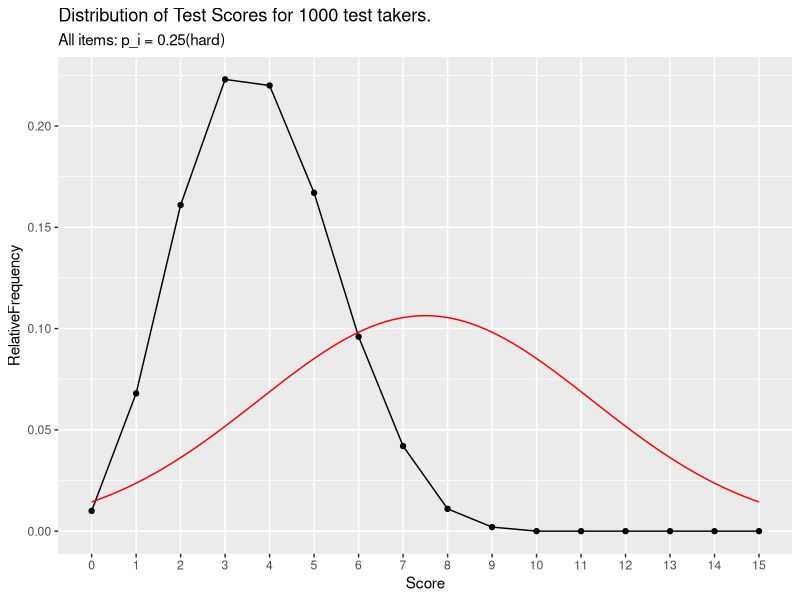
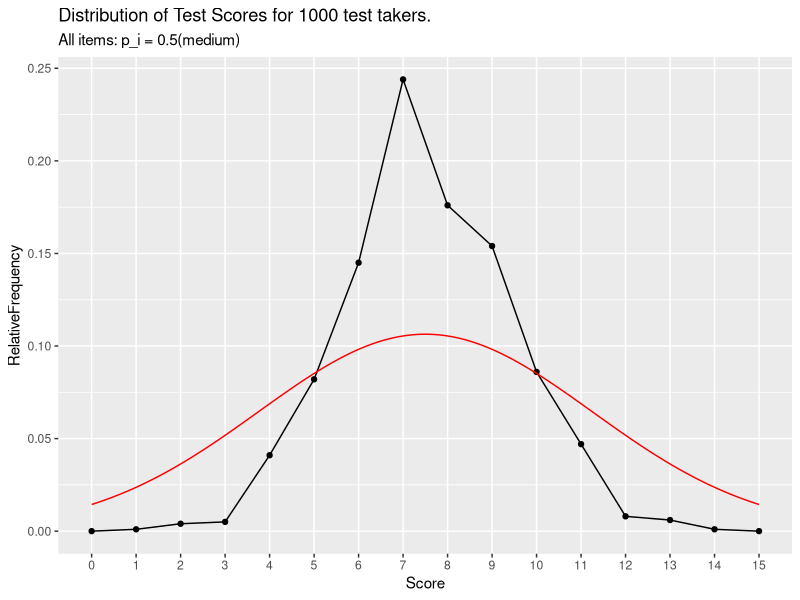
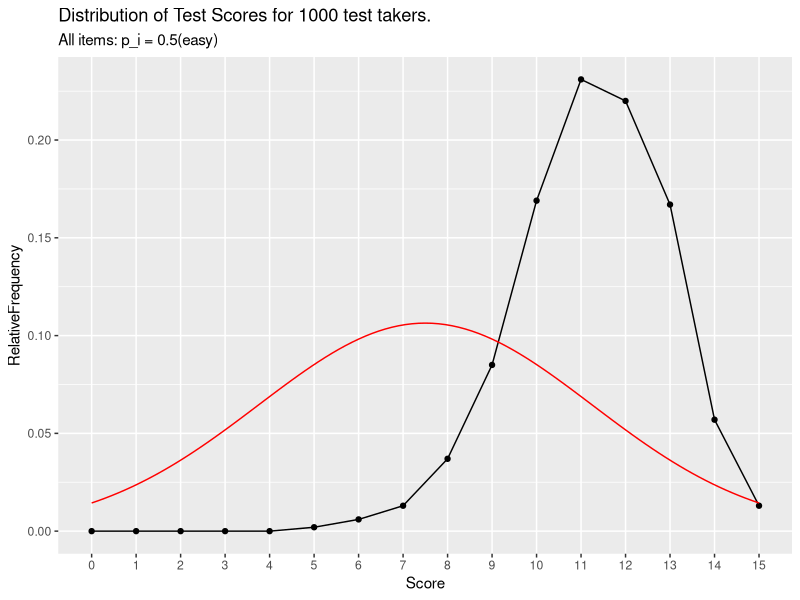
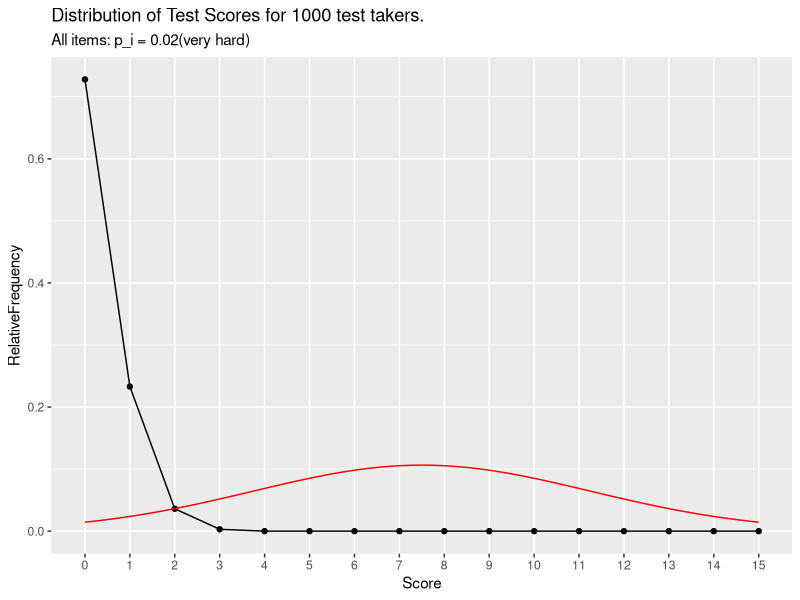
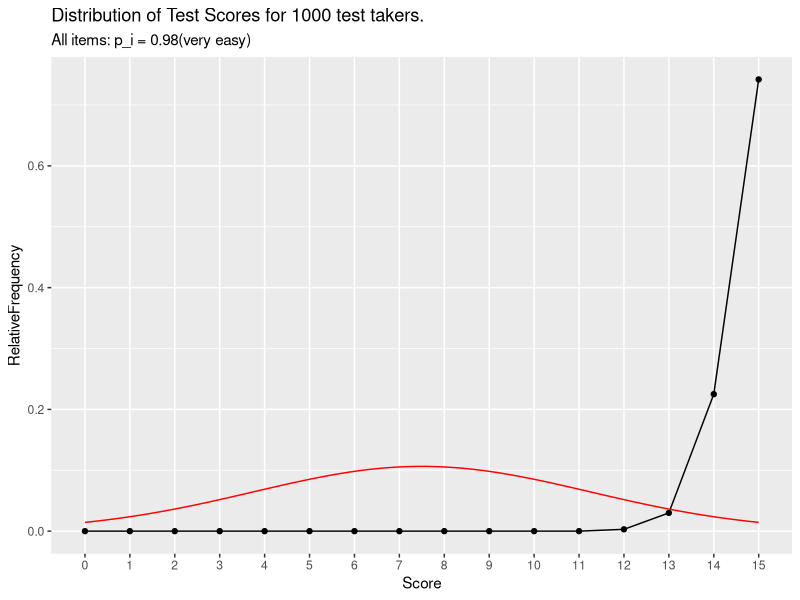
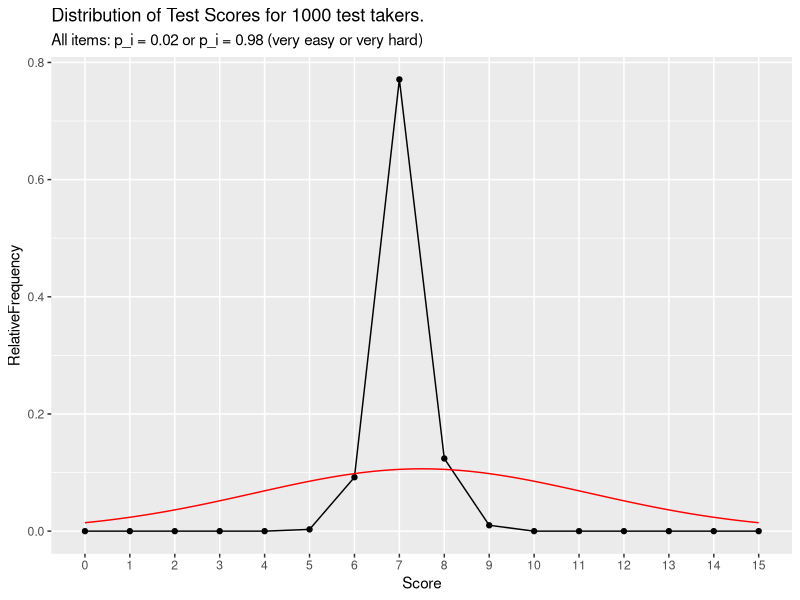
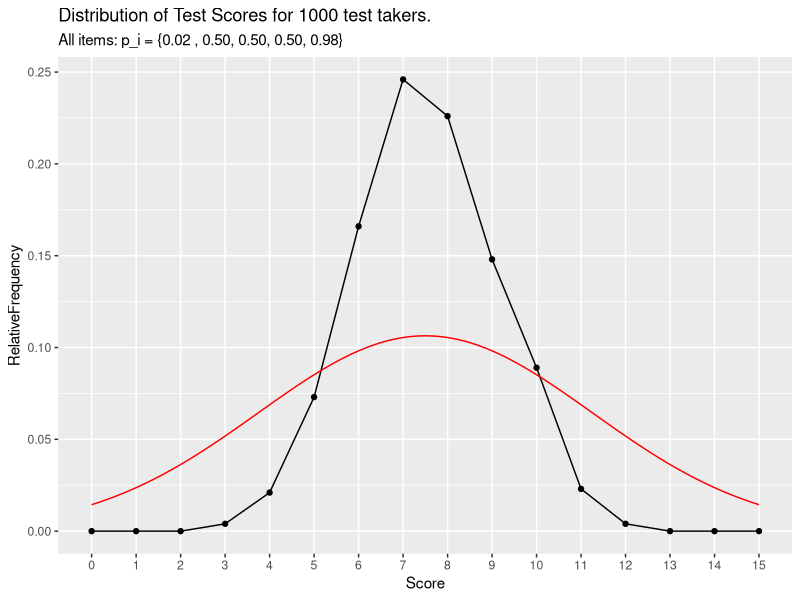

The R source for these figures, in order:
library(tidyverse)
library(ggplot2)

make_test_score_df <- function(item_n, person_n, prob = 0.5) {
  if (length(prob) == 1) {
    df <- sapply(seq_len(item_n), function(i) { rbinom(person_n, size = 1, prob = prob) })
  } else {
    # if prob for all items not specified, recycle to lenfth of item_n
    prob <- rep_len(prob, item_n)
    res <- lapply(seq_along(prob), function(i) {
      rbinom(person_n, size = 1, prob[i])
    })
    df <- matrix(unlist(res), ncol = item_n, nrow = person_n, byrow = F)
  }
  
  colnames(df) <- paste0(rep("Item ", item_n), seq_len(item_n))
  
  df <- df %>% as_tibble() %>% 
    mutate(Person =  paste0(rep("Person ", person_n), seq_len(person_n))) %>% 
    pivot_longer(cols = 1:15, names_to = "Item") 
  
  df
}
make_test_score_plot <- function(df, item_n, person_n, subtitle = "") {
  df_Score_by_Person <- df %>% 
    group_by(Person) %>% 
    summarise(
      Score = sum(value)
    )
  as_tibble(
  df_freq <- as.data.frame.table(
    table(Score = factor(df_Score_by_Person$Score, levels = seq(0, item_n, by = 1))), 
    responseName='Frequency'))
  df_freq %>% 
    mutate(RelativeFrequency = Frequency/person_n,
         Score = as.numeric(as.character(Score))) %>% 
  ggplot(aes(x = Score, y = RelativeFrequency)) +
  geom_point() + geom_line() +
  scale_x_continuous(name = "Score", 
                     breaks = seq(0, item_n, by = 1),
                     minor_breaks = seq(0, item_n, by = 1), 
                     limits = c(0, item_n)) + 
  stat_function(fun = dnorm, 
                args = list(mean = item_n * 0.5, sd = item_n * 0.5 * (1-0.5)), # expected normal distribution at p = 0.5
                col = "red") + 
  ggtitle(label = paste0("Distribution of Test Scores for ", person_n, " test takers."),
          subtitle = subtitle)
}
  
df_p25 <- make_test_score_df(item_n = 15, person_n = 1000, prob = 0.25)
make_test_score_plot(df_p25, item_n = 15, person_n = 1000, subtitle = paste0("All items: p_i = ", 0.25, "(hard)"))

df_p50 <- make_test_score_df(item_n = 15, person_n = 1000, prob = 0.50)
make_test_score_plot(df_p50, item_n = 15, person_n = 1000, subtitle = paste0("All items: p_i = ", 0.50, "(medium)"))

df_p75 <- make_test_score_df(item_n = 15, person_n = 1000, prob = 0.75)
make_test_score_plot(df_p75, item_n = 15, person_n = 1000, subtitle = paste0("All items: p_i = ", 0.50, "(easy)"))

df_p02 <- make_test_score_df(item_n = 15, person_n = 1000, prob = 0.02)
make_test_score_plot(df_p02, item_n = 15, person_n = 1000, subtitle = paste0("All items: p_i = ", 0.02, "(very hard)"))

df_p98 <- make_test_score_df(item_n = 15, person_n = 1000, prob = 0.98)
make_test_score_plot(df_p98, item_n = 15, person_n = 1000, subtitle = paste0("All items: p_i = ", 0.98, "(very easy)"))

# Leptokurtic distribution of test scores bc items are too hard or too easy
df_p02_p98 <- make_test_score_df(item_n = 15, person_n = 1000, prob = c(0.02, 0.98))
make_test_score_plot(df_p02_p98, item_n = 15, person_n = 1000, 
                     subtitle = paste0("All items: p_i = 0.02 or p_i = 0.98 (very easy or very hard)"))

# To fix, add more moderate difficutly tests
df_p02_p50_p98 <- make_test_score_df(item_n = 15, person_n = 1000, prob = c(0.02 , 0.50, 0.50, 0.50, 0.98))
make_test_score_plot(df_p02_p50_p98, item_n = 15, person_n = 1000, 
                     subtitle = paste0("All items: p_i = {0.02 , 0.50, 0.50, 0.50, 0.98}"))
